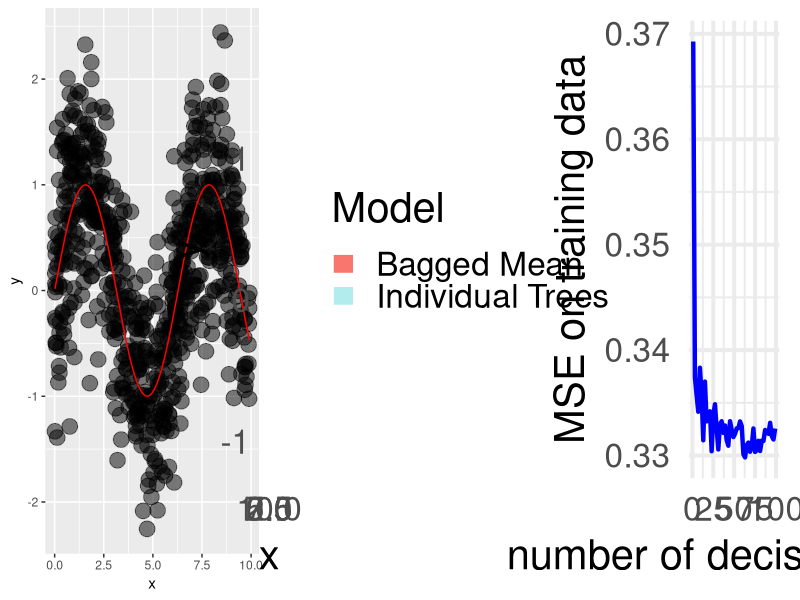

The R script that drew this image:
# we want to visualize how bagging works, e.g.
# that the predicitions of the base learners are averaged
# -> creates 100 trees on bootstrapped toy data; visualizes them with their respective average

library(ggplot2)
library(rpart)
library(gridExtra)

set.seed(700)

# defines size and line size for plotting
base_size <- 30
line_size <- 6
point_size <- 5

# Generate toy data
n <- 700
x <- runif(n, 0, 10)
y <- sin(x) + rnorm(n, sd=0.6)
data <- data.frame(x=x, y=y)

# Fit data on bootstrapped toy data
num_trees <- 100
trees <- lapply(1:num_trees, function(i) {
  samp <- sample(n, replace=TRUE)
  rpart(y ~ x, data=data[samp,], method="anova")
})
x_seq <- seq(0, 10, length.out=250)
preds <- sapply(trees, function(tree) predict(tree, newdata=data.frame(x=x_seq)))

# Mean acquired via bagging
mean_preds <- rowMeans(preds)

# Combined into a dataframe for plotting
plot_df <- data.frame(x = rep(x_seq, each = num_trees + 1), 
                      y = c(t(preds), mean_preds),
                      Model = factor(c(rep("Individual Trees", num_trees), "Bagged Mean")))

# Visualization of toy data
p1 <- ggplot(data, aes(x=x, y=y)) +
  geom_point(alpha=0.5, size = point_size) +
  stat_function(fun = sin, color = "red")

# Visualization of tree's predictions and mean (bagged)
p2 <- ggplot(plot_df, aes(x=x, y=y, color=Model)) +
  geom_line(alpha=0.3, size = line_size) +
  geom_line(data = subset(plot_df, Model == "Bagged Mean"), size=line_size) +
  theme_minimal(base_size = base_size)

# Function to calculate MSE for different numbers of trees
bagging_rpart <- function(data, num_trees, sample_size) {
  predictions <- matrix(NA, nrow = nrow(data), ncol = num_trees)
  
  for (i in 1:num_trees) {
    sample_indices <- sample(nrow(data), size = sample_size, replace = TRUE)
    sample_data <- data[sample_indices, ]
    
    model <- rpart(y ~ x, data = sample_data)
    
    predictions[, i] <- predict(model, data)
  }
  
  mean_predictions <- rowMeans(predictions, na.rm = TRUE)
  error <- mean((mean_predictions - data$y)^2)
  
  return(error)
}

# Calculate MSE for different numbers of trees using the toy data
results <- data.frame(Number_of_Trees = integer(), MSE = numeric())
tree_counts <- seq(1, num_trees, by = 2)

for (trees in tree_counts) {
  mse <- bagging_rpart(data, num_trees = trees, sample_size = 700)
  results <- rbind(results, data.frame(Number_of_Trees = trees, MSE = mse))
}

# Plot MSE vs. Number of Trees
p3 <- ggplot(results, aes(x = Number_of_Trees, y = MSE)) +
  geom_line(color = "blue", size = 1.5) +
  labs(x = "number of decision trees",
       y = "MSE on training data") +
  theme_minimal(base_size = base_size)

# Combine plots into a single visualization
combined_plot <- grid.arrange(p1, p2, p3, ncol=3, nrow=1)

# Save the combined plot
ggsave("../figure/bagging-mean.png", plot = combined_plot, width = 25, height = 8, dpi = 300)
